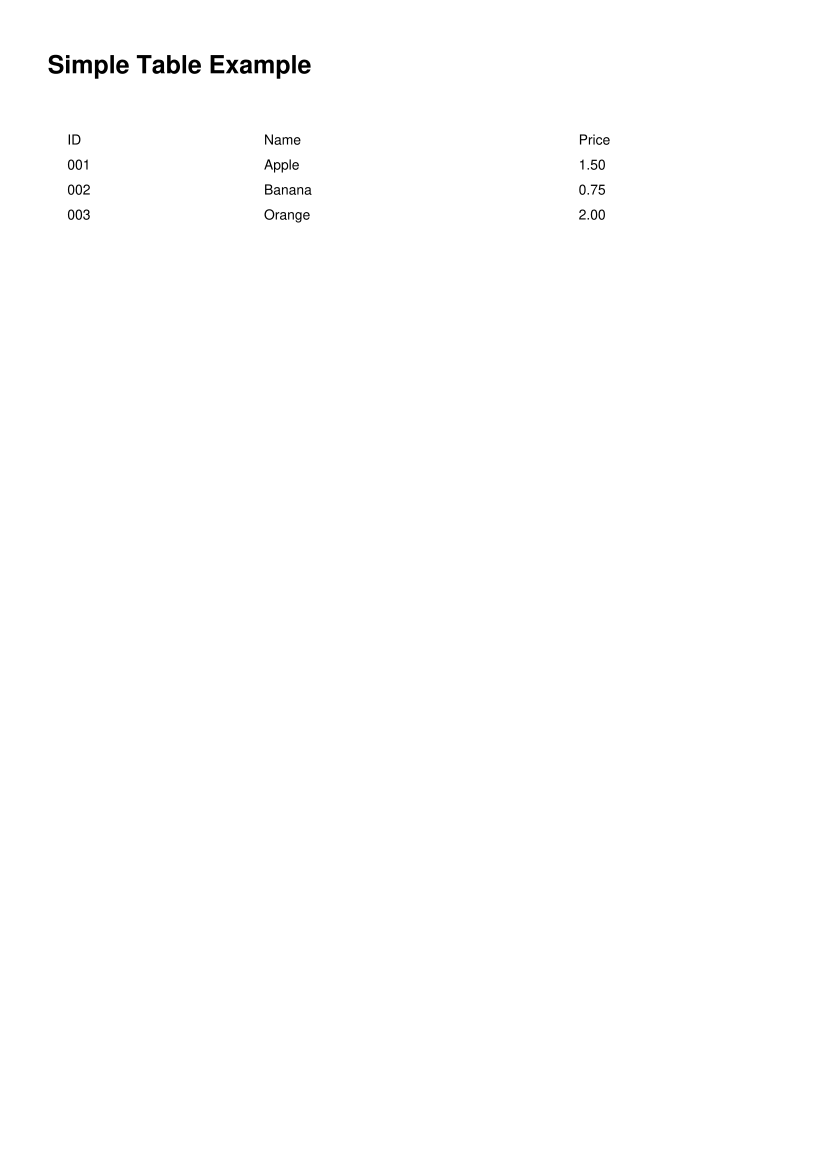

The script that saved this image:
# Copyright 2025 Softwell S.r.l. - Licensed under Apache License 2.0
# See LICENSE file for details
"""Example: Simple table.

This example shows how to create a basic table with rows and cells.
"""

from pathlib import Path

from genro_print.print_app import PrintApp

HERE = Path(__file__).parent


class SimpleTable(PrintApp):
    """Document with a simple table."""

    def recipe(self, root):
        root.document(width=210.0, height=297.0)

        root.paragraph(content="Simple Table Example", style="Heading1")
        root.spacer(height=10.0)

        # Create a table with 3 columns
        table = root.table(col_widths=[50.0, 80.0, 50.0])

        # Header row
        header = table.row()
        header.cell(content="ID")
        header.cell(content="Name")
        header.cell(content="Price")

        # Data rows
        row1 = table.row()
        row1.cell(content="001")
        row1.cell(content="Apple")
        row1.cell(content="1.50")

        row2 = table.row()
        row2.cell(content="002")
        row2.cell(content="Banana")
        row2.cell(content="0.75")

        row3 = table.row()
        row3.cell(content="003")
        row3.cell(content="Orange")
        row3.cell(content="2.00")


if __name__ == "__main__":
    report = SimpleTable()
    output = HERE / "simple_table.pdf"
    report.save(str(output))
    print(f"PDF saved to {output}")
